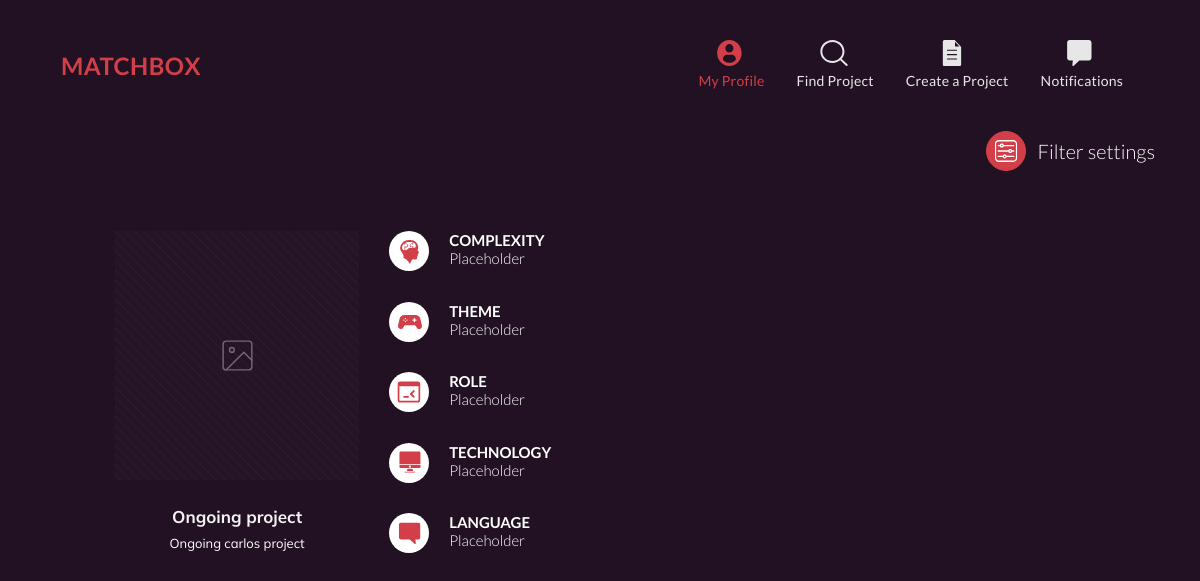
The page /find on the database as committed earlier.
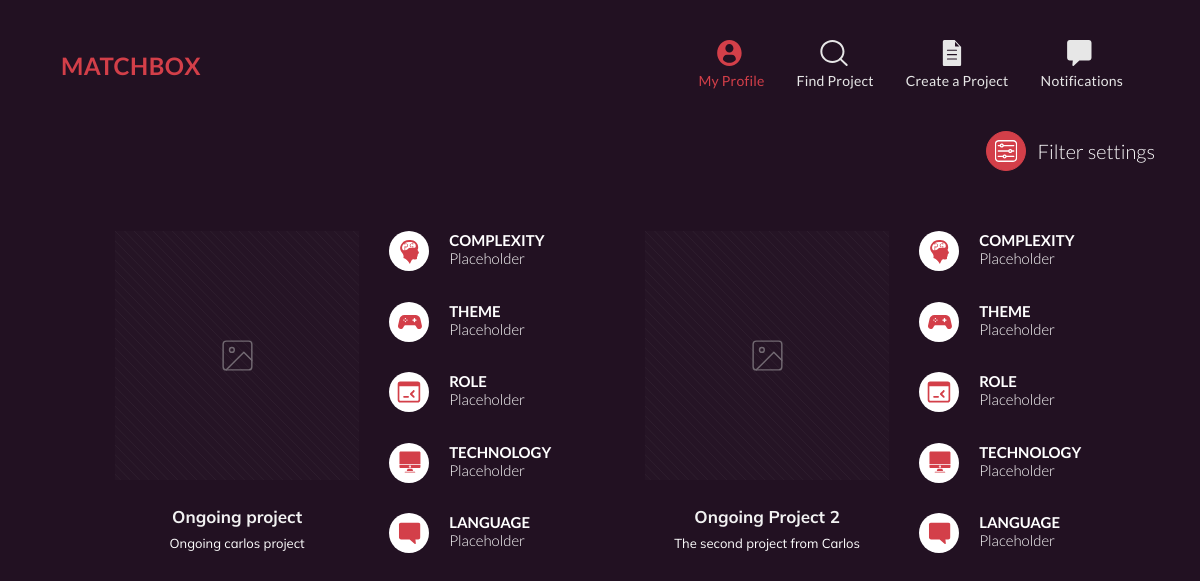
The same page on the database as committed later.
### matchcore/models.py (models this page shows, shortened)
class Project(models.Model):
    STATE = [
        ('O', 'Ongoing'),
        ('A', 'Archived'),
    ]
    title = models.CharField(max_length=50)
    small_description = models.CharField(max_length=100)
    big_description = models.CharField(max_length=1000)
    img = models.ImageField(upload_to='images/projects', default='')
    state = models.CharField(max_length=1, choices=STATE)
    tags = models.ManyToManyField(ProjectTag)
    participants = models.ManyToManyField(Person, through='ProjectParticipation')

### matchcore/views.py (the view, shortened to what this page needs)
# urls.py: path('find', views.find_page),
def find_page(request):
    projects = Project.objects.filter(state='O')
    keys = list(request.GET.keys())
    context = {
        'projects': projects,
    }
    return render(request, 'matchcore/find_page.html', context)

### matchcore/templates/matchcore/find_page.html
{% extends "matchcore/layout_nav.html" %}
{% load static %}
{% block main %}
<div class="container">
	<div class="row mt-4">
		<div class="col text-right">
					<button class="filter-button btn btn-primary mr-2">
						<img src="{% static 'matchcore/images/settings.svg' %}">
					</button>
					<span class="align-middle filter-button-text">Filter settings</span>
		</div>
	</div>
	<div class="row project-list">
		{% for p in projects %}
			<div class="col-6 project-item">
				<div class="row">
					<div class="col-7 text-center">
						<img class="project-picture img-fluid" src="{% static 'matchcore/images/projects/placeholder.svg' %}">
						<div class="mt-4 px-2">
							<span class="project-title mb-1">{{p.title}}</span>
							<p class="project-short-desc">{{p.small_description}}</p>
						</div>
					</div>
					<div class="col project-tags">
						<div class="tags-item">
							<div class="tags-circle"><img src="{% static 'matchcore/images/projects/tag-complexity.svg' %}"></div>
							<div class="tags-desc"><span class="tags-name">Complexity</span>Placeholder</div>
						</div>
						<div class="tags-item">
							<div class="tags-circle"><img src="{% static 'matchcore/images/projects/tag-theme.svg' %}"></div>
							<div class="tags-desc"><span class="tags-name">Theme</span>Placeholder</div>
						</div>
						<div class="tags-item">
							<div class="tags-circle"><img src="{% static 'matchcore/images/projects/tag-role.svg' %}"></div>
							<div class="tags-desc"><span class="tags-name">Role</span>Placeholder</div>
						</div>
						<div class="tags-item">
							<div class="tags-circle"><img src="{% static 'matchcore/images/projects/tag-technology.svg' %}"></div>
							<div class="tags-desc"><span class="tags-name">Technology</span>Placeholder</div>
						</div>
						<div class="tags-item">
							<div class="tags-circle"><img src="{% static 'matchcore/images/projects/tag-language.svg' %}"></div>
							<div class="tags-desc"><span class="tags-name">Language</span>Placeholder</div>
						</div>
					</div>
				</div>
			</div>
		{% endfor %}
	</div>
</div>
{% endblock %}

Rows that differ between the two databases and show on the page:
added Project: title "Ongoing Project 2", small_description "The second project from Carlos"
